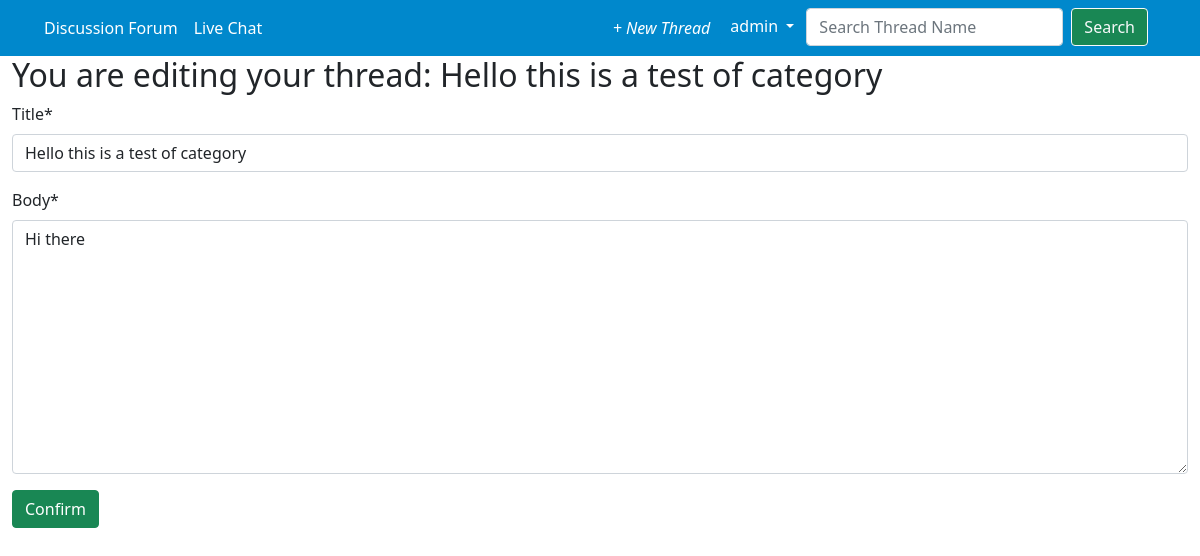
The page /threads/3/edit/ (signed in) on the database its author committed.
### accounts/models.py (models this page shows)
class CustomUser(AbstractUser):
    USN = models.CharField(max_length = 10)

### threads/models.py (models this page shows, shortened)
class Thread(models.Model): # model for our threads feature
    title = models.CharField(max_length=255)
    body = models.TextField()
    date = models.DateTimeField(auto_now_add=True)
    author = models.ForeignKey(
        settings.AUTH_USER_MODEL,
        on_delete=models.CASCADE,
    )
    thread_image = models.ImageField(null=True, blank=True, upload_to="images/")
    liked = models.ManyToManyField(settings.AUTH_USER_MODEL, default=None, blank = True, related_name="liked")
    dislike = models.ManyToManyField(settings.AUTH_USER_MODEL, default=None, blank=True, related_name="disliked")
    category = models.CharField(max_length=255, default="General")
    class Meta:
        ordering = ['-id']

### threads/views.py (the view)
# urls.py: path("<int:pk>/edit/", ThreadEditView.as_view(), name="thread_edit"),
class ThreadEditView(LoginRequiredMixin, UserPassesTestMixin, UpdateView):  # allows users to edit their threads
    model = Thread
    fields = (
        "title",
        "body",
    )
    template_name = "thread_edit.html"
    def test_func(self):
        obj = self.get_object()
        return obj.author == self.request.user or self.request.user.is_superuser #allow superuser and user to update thread.

### templates/thread_edit.html (shortened to what this page needs)
{% extends 'base.html' %}
{% load crispy_forms_tags %}
{% block content %}
<h2>You are editing your thread: {{ object.title }} </h2>
<form action="" method="post">
    {{ form|crispy }}
    <button class="btn btn-success">Confirm</button>
</form>
{% endblock content %}

### templates/base.html (shortened to what this page needs)
<!DOCTYPE html>
<html lang="en">
<head>
    <link href="https://cdn.jsdelivr.net/npm/bootstrap@5.0.2/dist/css/bootstrap.min.css" rel="stylesheet">
</head>
<body>
    <div class="container-fluid">
        <div class="row">
            <nav class="navbar navbar-expand-lg navbar-dark" style="background-color: #0088cc;">
                <div class="container-fluid">
                  <div class="collapse navbar-collapse" id="navbarSupportedContent">
                    <ul class="navbar-nav me-auto mb-2 mb-lg-0">
                      <li class="nav-item">
                        <a class="nav-link" href="{% url 'home' %}">Discussion Forum</a>
                      </li>
                      <li class="nav-item">
                        <a class="nav-link" href="{% url 'livechat' %}">Live Chat</a>
                      </li>
                    </ul>
                    <ul class="navbar-nav d-flex flex-row ms-auto me-3">
                      {% if user.is_authenticated %}
                      <li class="nav-item me-3 me-lg-0">
                        <a class="nav-link" href="{% url 'thread_new' %}" id="navbarDropdown" role="button" data-mdb-toggle="dropdown"
                          aria-expanded="false">
                          <i class="fas fa-plus">+ New Thread</i>
                        </a>
                      </li>
                      <li class="nav-item me-3 me-lg-0 dropdown">
                        <button class="btn  btn-primary dropdown-toggle" href="#" role="button" data-bs-toggle="dropdown" aria-expanded="false" style="background-color: #0088cc; border-style: hidden;">
                          {{ user.username }}
                        </button>
                      </li>
                      {%else%}
                      <li><a href="{% url 'login' %}" class="btn btn-primary me-2" style="background-color:#0088cc;">Log In</a></li>
                      <li><a href="{% url 'signup' %}" class="btn btn-primary" style="background-color:#0088cc;">Sign Up</a></li>
                    {%endif%}
                    <li class="nav-item me-3 me-lg-0">
                      <form class="d-flex" method="post" action="{% url 'search_result' %}">
                      <input class="form-control me-2"type="search" placeholder="Search Thread Name" aria-label="Search" name="searched">
                      <button class="btn btn-outline-light btn-success " type="submit">
                      Search
                    </button>
                  </form>
                    </ul>
                  </div>
                </div>
              </nav>
        </div>
        <main>
          {% block content %}
          {% endblock content %}
        </main>
    </div>
</body>
</html>

### templates/base.html (style rules this page uses)
.navbar-dark .navbar-nav .nav-link { color: #fff; }

### rows shown on the page
CustomUser: username "admin"
Thread: title "Hello this is a test of category", body "Hi there"
